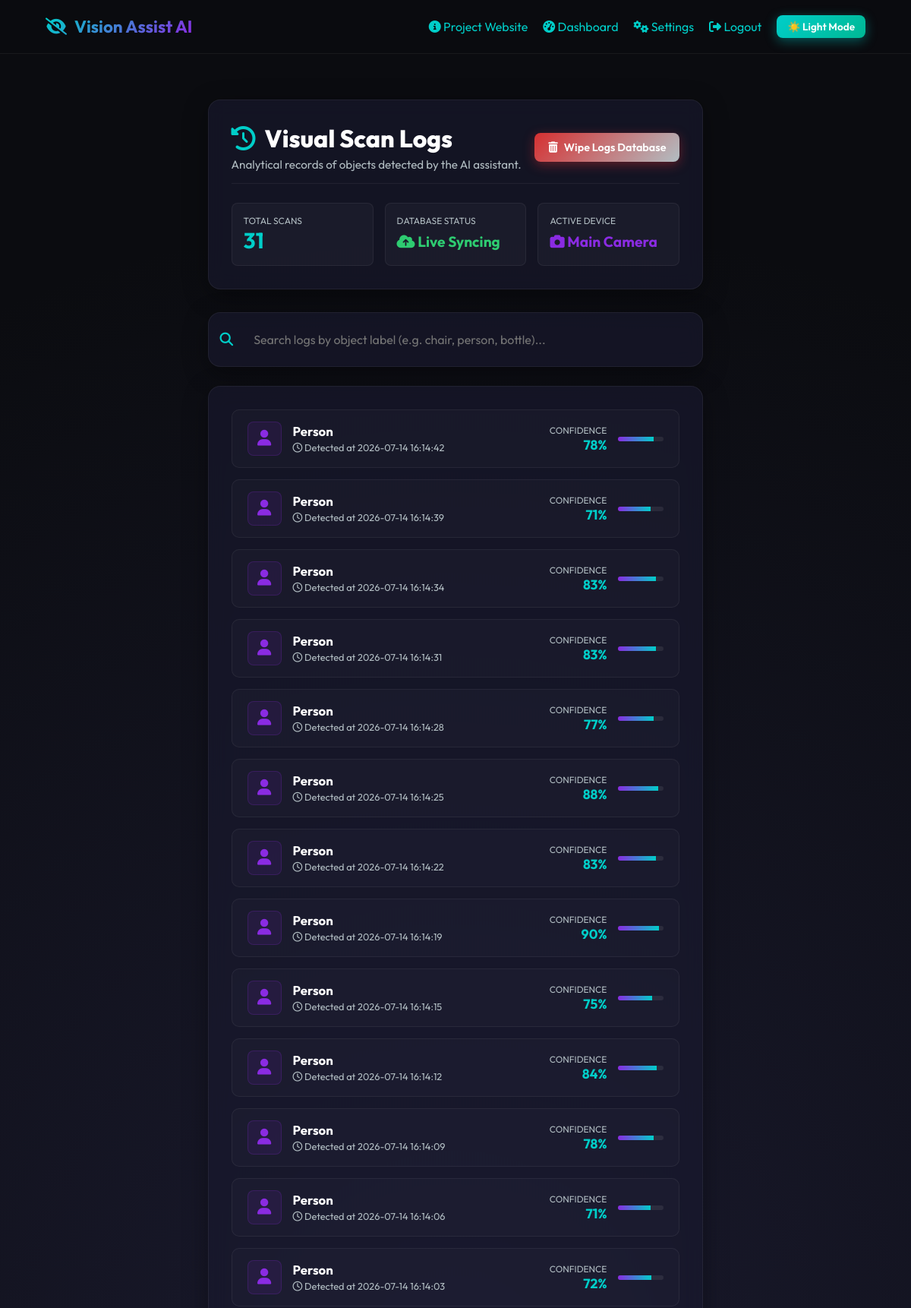
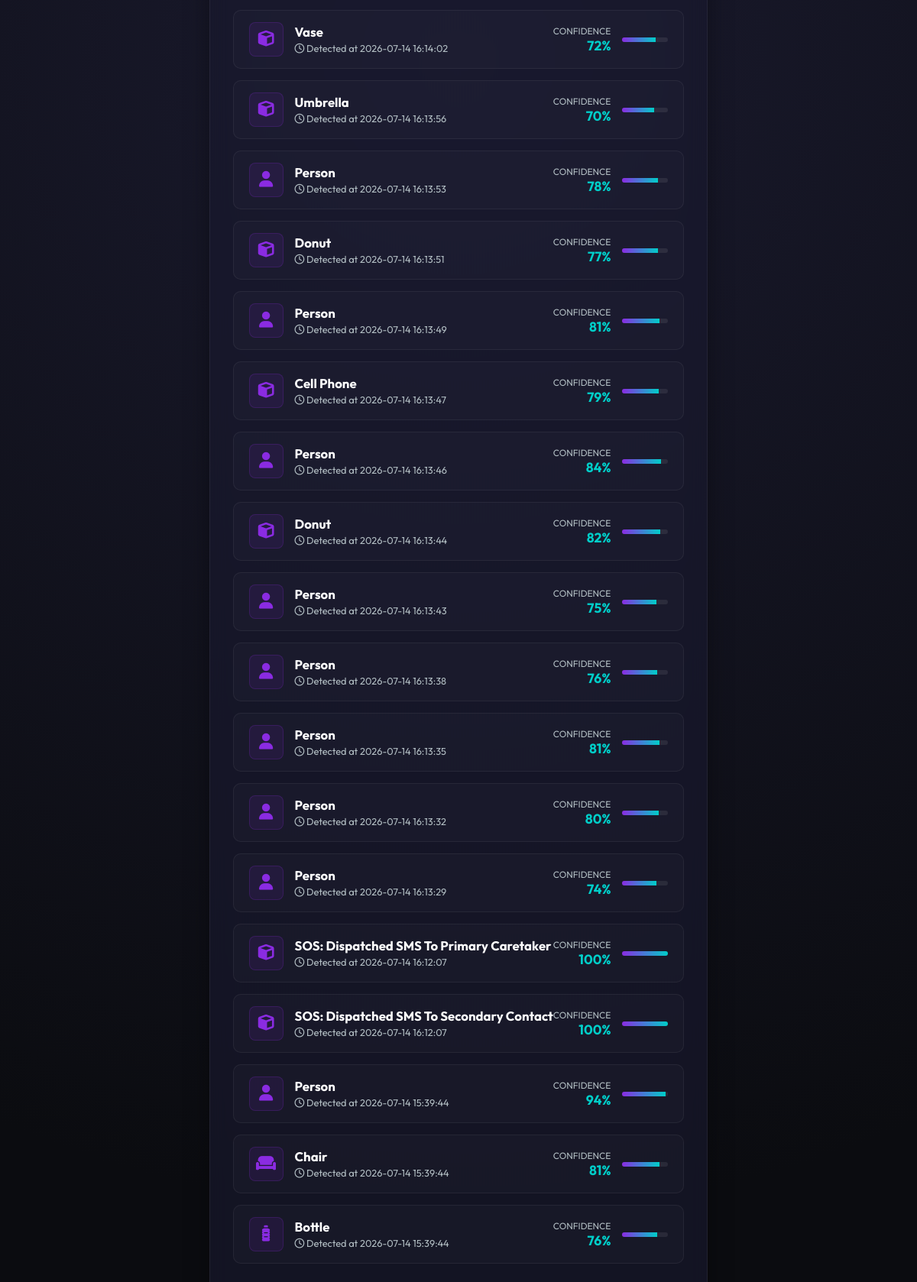
Screenshot of /history (signed in, upper part) with the database file from the repository (2 pictures, top to bottom).
### tables this page shows
CREATE TABLE history(
        id INTEGER PRIMARY KEY AUTOINCREMENT,
        object_name TEXT,
        confidence REAL,
        timestamp DATETIME DEFAULT CURRENT_TIMESTAMP
    );

### app.py (the view)
@app.route("/history", methods=["GET", "POST"])
@login_required
def history():
    conn = get_db()
    cursor = conn.cursor()
    if request.method == "POST":
        cursor.execute("DELETE FROM history")
        conn.commit()
        flash("History log cleared successfully.", "success")
    cursor.execute("SELECT * FROM history ORDER BY timestamp DESC")
    logs = cursor.fetchall()
    conn.close()
    return render_template("history.html", logs=logs)

### app.py (called while the page is built, shortened)
def get_db():
    conn = sqlite3.connect("database.db")
    conn.row_factory = sqlite3.Row
    return conn

def load_settings():
    if os.path.exists(SETTINGS_FILE):
        try:
            with open(SETTINGS_FILE, "r") as f:
                return json.load(f)
        except Exception:
            pass

def login_required(f):
    @wraps(f)
    def decorated_function(*args, **kwargs):
        if "username" not in session:
            flash("Please log in to access this page.", "danger")
            return redirect(url_for("login"))
        return f(*args, **kwargs)
    return decorated_function

@app.context_processor
def inject_settings():
    return dict(settings=load_settings())

### templates/history.html (shortened to what this page needs)
{% extends 'base.html' %}
{% block content %}
<div style="max-width: 1000px; margin: 40px auto; padding: 0 20px;">
    <div class="glass-container" style="margin-bottom: 30px; text-align: left;">
        <div style="display: flex; justify-content: space-between; align-items: center; border-bottom: 1px solid var(--border-glass); padding-bottom: 15px; margin-bottom: 25px; flex-wrap: wrap; gap: 15px;">
            <div>
                <h1 style="font-size: 2rem; font-weight: 800; display: flex; align-items: center; gap: 12px; margin: 0;">
                    <i class="fa-solid fa-clock-rotate-left" style="color: var(--secondary);"></i>
                    <span>Visual Scan Logs</span>
                </h1>
                <p style="color: var(--text-secondary-dark); font-size: 0.95rem; margin-top: 5px;">Analytical records of objects detected by the AI assistant.</p>
            </div>
            {% if logs %}
                <form action="{{ url_for('history') }}" method="POST" onsubmit="return confirm('Are you sure you want to permanently delete all scan records?');" style="margin: 0;">
                    <button type="submit" class="btn btn-danger" style="padding: 10px 18px; font-size: 0.9rem;">
                        <i class="fa-solid fa-trash-can"></i> Wipe Logs Database
                    </button>
                </form>
            {% endif %}
        </div>
        <div style="display: grid; grid-template-columns: repeat(auto-fit, minmax(180px, 1fr)); gap: 15px;">
            <div style="background: rgba(255,255,255,0.03); border: 1px solid var(--border-glass); padding: 15px; border-radius: 8px;">
                <span style="font-size: 0.75rem; text-transform: uppercase; color: var(--text-secondary-dark); display: block;">Total Scans</span>
                <span style="font-size: 1.8rem; font-weight: 700; color: var(--secondary);" id="total-scans-count">{{ logs|length }}</span>
            </div>
            <div style="background: rgba(255,255,255,0.03); border: 1px solid var(--border-glass); padding: 15px; border-radius: 8px;">
                <span style="font-size: 0.75rem; text-transform: uppercase; color: var(--text-secondary-dark); display: block;">Database Status</span>
                <span style="font-size: 1.2rem; font-weight: 700; color: var(--success); display: block; margin-top: 8px;">
                    <i class="fa-solid fa-cloud-arrow-up"></i> Live Syncing
                </span>
            </div>
            <div style="background: rgba(255,255,255,0.03); border: 1px solid var(--border-glass); padding: 15px; border-radius: 8px;">
                <span style="font-size: 0.75rem; text-transform: uppercase; color: var(--text-secondary-dark); display: block;">Active Device</span>
                <span style="font-size: 1.2rem; font-weight: 700; color: var(--primary); display: block; margin-top: 8px;">
                    <i class="fa-solid fa-camera"></i> Main Camera
                </span>
            </div>
        </div>
    </div>
    {% if logs %}
        <div class="glass-container" style="padding: 15px; margin-bottom: 25px; display: flex; align-items: center; gap: 12px;">
            <i class="fa-solid fa-magnifying-glass" style="color: var(--secondary); font-size: 1.1rem;"></i>
            <input type="text" id="log-search-input" class="input-control" placeholder="Search logs by object label (e.g. chair, person, bottle)..." style="margin: 0; padding: 10px 15px; border: none; background: transparent;" onkeyup="filterLogs()">
        </div>
    {% endif %}
    <div class="glass-container" style="text-align: left;">
        {% if logs %}
            <div id="logs-cards-container" style="display: grid; gap: 15px;">
                {% for log in logs %}
                    <div class="log-card-item" data-object="{{ log.object_name | lower }}" style="display: flex; align-items: center; justify-content: space-between; padding: 15px 20px; background: rgba(255,255,255,0.02); border: 1px solid var(--border-glass); border-radius: 10px; transition: var(--transition);">
                        <div style="display: flex; align-items: center; gap: 15px;">
                            <div style="width: 45px; height: 45px; border-radius: 8px; background: rgba(138, 43, 226, 0.1); border: 1px solid rgba(138, 43, 226, 0.2); display: flex; align-items: center; justify-content: center; font-size: 1.3rem; color: var(--primary);">
                                {% if log.object_name | lower == 'person' %}
                                    <i class="fa-solid fa-user"></i>
                                {% elif log.object_name | lower == 'chair' or log.object_name | lower == 'couch' or log.object_name | lower == 'sofa' %}
                                    <i class="fa-solid fa-couch"></i>
                                {% elif log.object_name | lower == 'bottle' or log.object_name | lower == 'cup' or log.object_name | lower == 'glass' %}
                                    <i class="fa-solid fa-bottle-water"></i>
                                {% elif log.object_name | lower == 'handbag' or log.object_name | lower == 'backpack' %}
                                    <i class="fa-solid fa-bag-shopping"></i>
                                {% else %}
                                    <i class="fa-solid fa-cube"></i>
                                {% endif %}
                            </div>
                            <div>
                                <h3 style="font-size: 1.05rem; font-weight: 700; text-transform: capitalize; margin: 0;">{{ log.object_name }}</h3>
                                <span style="font-size: 0.8rem; color: var(--text-secondary-dark);"><i class="fa-regular fa-clock"></i> Detected at {{ log.timestamp }}</span>
                            </div>
                        </div>
                        <div style="display: flex; align-items: center; gap: 15px;">
                            <div style="text-align: right;">
                                <span style="font-size: 0.75rem; text-transform: uppercase; color: var(--text-secondary-dark); display: block;">Confidence</span>
                                <strong style="font-size: 1.1rem; color: var(--secondary);">{{ (log.confidence * 100)|int }}%</strong>
                            </div>
                            <div style="width: 60px; height: 6px; background: rgba(255,255,255,0.08); border-radius: 3px; overflow: hidden; display: block;">
                                <div style="width: {{ (log.confidence * 100)|int }}%; height: 100%; background: linear-gradient(90deg, var(--primary), var(--secondary));"></div>
                            </div>
                        </div>
                    </div>
                {% endfor %}
            </div>
        {% endif %}
    </div>
</div>
{% endblock %}

### templates/base.html (shortened to what this page needs)
<!DOCTYPE html>
<html lang="en">
<head>
    <link rel="stylesheet" href="https://cdnjs.cloudflare.com/ajax/libs/font-awesome/6.4.0/css/all.min.css">
    <link rel="stylesheet" href="{{ url_for('static', filename='css/style.css') }}">
</head>
<body class="{% if settings.dark_mode %}dark-mode{% endif %}">
    <nav class="navbar">
        <a href="{% if session.username %}{{ url_for('dashboard') }}{% else %}{{ url_for('login') }}{% endif %}" class="nav-logo">
            <i class="fa-solid fa-eye-slash"></i>
            <span>Vision Assist AI</span>
        </a>
        <ul class="nav-links">
            <li><a href="{{ url_for('website') }}"><i class="fa-solid fa-circle-info"></i> Project Website</a></li>
            {% if session.username %}
                <li><a href="{{ url_for('dashboard') }}"><i class="fa-solid fa-gauge-high"></i> Dashboard</a></li>
                <li><a href="{{ url_for('settings') }}"><i class="fa-solid fa-gears"></i> Settings</a></li>
                <li><a href="{{ url_for('logout') }}"><i class="fa-solid fa-right-from-bracket"></i> Logout</a></li>
            {% else %}
                <li><a href="{{ url_for('login') }}"><i class="fa-solid fa-right-to-bracket"></i> Login</a></li>
                <li><a href="{{ url_for('register') }}"><i class="fa-solid fa-user-plus"></i> Register</a></li>
            {% endif %}
            <li><button class="btn btn-secondary" id="theme-toggle" style="padding: 6px 14px; font-size: 0.85rem;"> Theme</button></li>
        </ul>
    </nav>
    <main style="flex: 1; display: flex; flex-direction: column; width: 100%;">
        {% block content %}{% endblock %}
    </main>
</body>
</html>

### static/css/style.css (style rules this page uses)
:root { --bg-dark: #0b0c10; --bg-glass: rgba(31, 38, 135, 0.08); --bg-card: rgba(26, 26, 46, 0.65); --bg-light: #f5f6fa; --border-glass: rgba(255, 255, 255, 0.06); --text-primary-dark: #ffffff; --text-secondary-dark: #b2bec3; --text-primary-light: #2d3436; --text-secondary-light: #636e72; --primary: #8a2be2; --primary-glow: rgba(138, 43, 226, 0.4); --secondary: #00cec9; --secondary-glow: rgba(0, 206, 201, 0.4); --danger: #d63031; --danger-glow: rgba(214, 48, 49, 0.4); --success: #2ecc71; --font-sans: 'Outfit', -apple-system, BlinkMacSystemFont, "Segoe UI", Roboto, sans-serif; --transition: all 0.3s cubic-bezier(0.25, 0.8, 0.25, 1); }
* { box-sizing: border-box; margin: 0; padding: 0; }
body { font-family: var(--font-sans); transition: var(--transition); background-color: var(--bg-dark); color: var(--text-primary-dark); min-height: 100vh; display: flex; flex-direction: column; overflow-x: hidden; }
body:not(.light-mode) { background-color: var(--bg-dark); background-image: radial-gradient(circle at 50% 50%, #1a1a2e 0%, #0b0c10 80%); }
a { color: var(--secondary); text-decoration: none; transition: var(--transition); }
.glass-container { background: var(--bg-card); backdrop-filter: blur(12px); -webkit-backdrop-filter: blur(12px); border: 1px solid var(--border-glass); border-radius: 16px; box-shadow: 0 8px 32px 0 rgba(0, 0, 0, 0.37); padding: 30px; transition: var(--transition); }
.btn { display: inline-flex; align-items: center; justify-content: center; padding: 12px 24px; border-radius: 8px; font-weight: 600; cursor: pointer; transition: var(--transition); border: none; font-family: var(--font-sans); font-size: 0.95rem; gap: 8px; }
.btn-secondary { background: linear-gradient(135deg, var(--secondary) 0%, #00b894 100%); color: white; box-shadow: 0 4px 15px var(--secondary-glow); }
.btn-danger { background: linear-gradient(135deg, var(--danger) 0%, #b2bec3 100%); color: white; box-shadow: 0 4px 15px var(--danger-glow); }
.input-control { width: 100%; padding: 12px 16px; background: rgba(255, 255, 255, 0.05); border: 1px solid var(--border-glass); border-radius: 8px; color: white; font-family: var(--font-sans); font-size: 1rem; transition: var(--transition); }
.navbar { display: flex; justify-content: space-between; align-items: center; padding: 20px 5%; border-bottom: 1px solid var(--border-glass); background: rgba(11, 12, 16, 0.8); backdrop-filter: blur(10px); z-index: 100; }
.nav-logo { font-weight: 700; font-size: 1.4rem; display: flex; align-items: center; gap: 10px; background: linear-gradient(135deg, var(--secondary) 0%, var(--primary) 100%); -webkit-background-clip: text; -webkit-text-fill-color: transparent; }
.nav-links { display: flex; gap: 20px; list-style: none; align-items: center; }

### rows the page displays
history: object_name "Person", timestamp "2026-07-14 16:14:42", (log.confidence*100)|int "78"
history: object_name "Person", timestamp "2026-07-14 16:14:39", (log.confidence*100)|int "71"
history: object_name "Person", timestamp "2026-07-14 16:14:34", (log.confidence*100)|int "83"
history: object_name "Person", timestamp "2026-07-14 16:14:31", (log.confidence*100)|int "83"
history: object_name "Person", timestamp "2026-07-14 16:14:28", (log.confidence*100)|int "77"
history: object_name "Person", timestamp "2026-07-14 16:14:25", (log.confidence*100)|int "88"
history: object_name "Person", timestamp "2026-07-14 16:14:22", (log.confidence*100)|int "83"
history: object_name "Person", timestamp "2026-07-14 16:14:19", (log.confidence*100)|int "90"
history: object_name "Person", timestamp "2026-07-14 16:14:15", (log.confidence*100)|int "75"
history: object_name "Person", timestamp "2026-07-14 16:14:12", (log.confidence*100)|int "84"
history: object_name "Person", timestamp "2026-07-14 16:14:09", (log.confidence*100)|int "78"
history: object_name "Person", timestamp "2026-07-14 16:14:06", (log.confidence*100)|int "71"
history: object_name "Person", timestamp "2026-07-14 16:14:03", (log.confidence*100)|int "72"
history: object_name "Vase", timestamp "2026-07-14 16:14:02", (log.confidence*100)|int "72"
history: object_name "Umbrella", timestamp "2026-07-14 16:13:56", (log.confidence*100)|int "70"
history: object_name "Person", timestamp "2026-07-14 16:13:53", (log.confidence*100)|int "78"
history: object_name "Donut", timestamp "2026-07-14 16:13:51", (log.confidence*100)|int "77"
history: object_name "Person", timestamp "2026-07-14 16:13:49", (log.confidence*100)|int "81"
history: object_name "Cell Phone", timestamp "2026-07-14 16:13:47", (log.confidence*100)|int "79"
history: object_name "Person", timestamp "2026-07-14 16:13:46", (log.confidence*100)|int "84"
history: object_name "Donut", timestamp "2026-07-14 16:13:44", (log.confidence*100)|int "82"
history: object_name "Person", timestamp "2026-07-14 16:13:43", (log.confidence*100)|int "75"
history: object_name "Person", timestamp "2026-07-14 16:13:38", (log.confidence*100)|int "76"
history: object_name "Person", timestamp "2026-07-14 16:13:35", (log.confidence*100)|int "81"
history: object_name "Person", timestamp "2026-07-14 16:13:32", (log.confidence*100)|int "80"
history: object_name "Person", timestamp "2026-07-14 16:13:29", (log.confidence*100)|int "74"
history: object_name "SOS: Dispatched SMS To Primary Caretaker", timestamp "2026-07-14 16:12:07", (log.confidence*100)|int "100"
history: object_name "SOS: Dispatched SMS To Secondary Contact", timestamp "2026-07-14 16:12:07", (log.confidence*100)|int "100"
history: object_name "Person", timestamp "2026-07-14 15:39:44", (log.confidence*100)|int "94"
history: object_name "Chair", timestamp "2026-07-14 15:39:44", (log.confidence*100)|int "81"
history: object_name "Bottle", timestamp "2026-07-14 15:39:44", (log.confidence*100)|int "76"

### other values shown
{{ logs|length }} "31"
